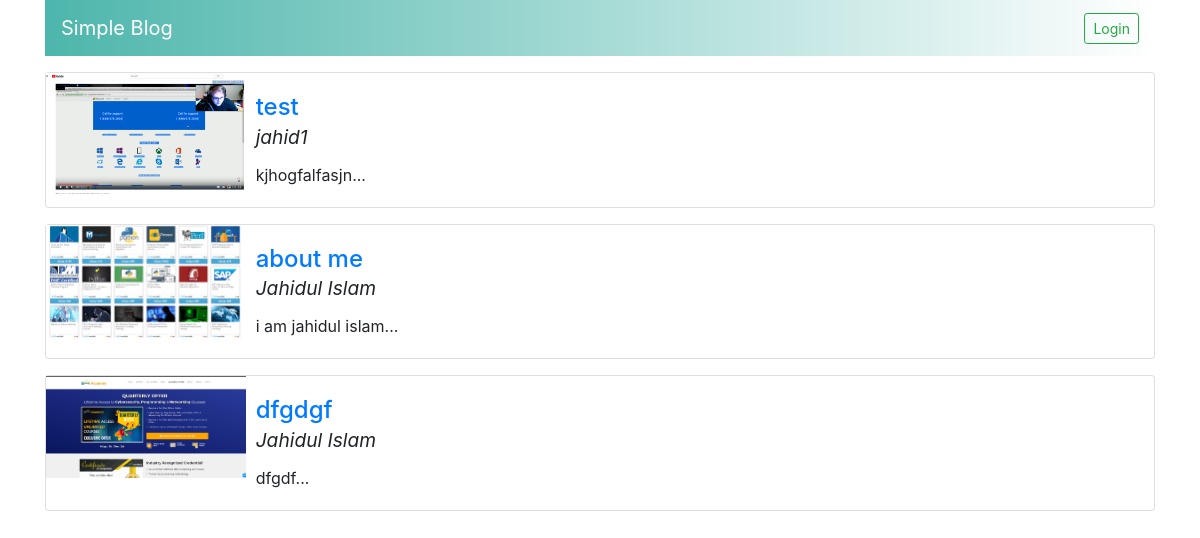
The page / on the database its author committed.
### homepage/models.py (models this page shows, shortened)
class post(models.Model):
    postTitle = models.CharField(max_length=150)
    postImage = models.ImageField(upload_to='image/', blank=True, null=True)
    description = models.TextField()
    createdOn = models.DateTimeField(auto_now=True)
    author = models.ForeignKey(User, on_delete=models.CASCADE)
    def shordescription(self):
        return self.description[:250]

### homepage/views.py (the view)
# urls.py: path('', include('homepage.urls')),
def homepage(request):
    getposts = post.objects.all()
    return render(request, 'index.html', {'posts': getposts})

### homepage/templates/index.html (shortened to what this page needs)
<!doctype html>
<html lang="en">
    <head>
        <link rel="stylesheet" href="https://maxcdn.bootstrapcdn.com/bootstrap/4.0.0/css/bootstrap.min.css">
    </head>
    <body>
        <div class="container">
            <nav class="navbar navbar-dark bg-dark text-white" style="background-image: linear-gradient(to right, #4DB6AC, white);">
            <a href="{% url 'homepage' %}" class="navbar-brand">Simple Blog</a>
            {% if request.user.is_authenticated %}
                <div class="float-right">
                    <a class="btn btn-outline-primary btn-sm mr-5" href="{% url 'userpanel' %}"> Dashboard </a>
                    <a href="javascript:{document.getElementById('logoutform').submit();}" class="btn btn-outline-danger btn-sm float-right">logout - {{ request.user.first_name }}</a>
                    <form method="POST" id="logoutform" action="logout">
                        {% csrf_token %}
                        <input type="hidden">
                    </form>
                </div>
            {% else %}
                <form class="form-inline">
                    <a href="{% url 'login' %}" class="btn btn-outline-success my-2 my-sm-0 btn-sm">Login</a>
                </form>
            {% endif %}
            </nav>
            {% if posts %}
                {% for post in posts %}
                    <div class="card mt-3">
                        <div class="row">
                            <div class="col-md-2">
                                <img style="max-width:200px; max-height:200px;" src="{{ post.postImage.url }}"/>
                            </div>
                            <div class="col-md-10">
                                <div class="card-body">
                                    <h4 class="card-title"><a href="/post/{{ post.id }}" >{{ post.postTitle }}</a> <br> <small> <i>{{ post.author.first_name }}</i> </small> <br></h4>
                                    <p class="card-text">{{ post.shordescription}}...</p>
                                </div>
                            </div>
                        </div>
                    </div>
                {% endfor %}
            {% endif %}
        </div>
    </body>
</html>

### rows shown on the page
post: postImage (picture), postTitle "test", author.first_name "jahid1", shordescription "kjhogfalfasjn"
post: postImage (picture), postTitle "about me", author.first_name "Jahidul Islam", shordescription "i am jahidul islam"
post: postImage (picture), postTitle "dfgdgf", author.first_name "Jahidul Islam", shordescription "dfgdf"
